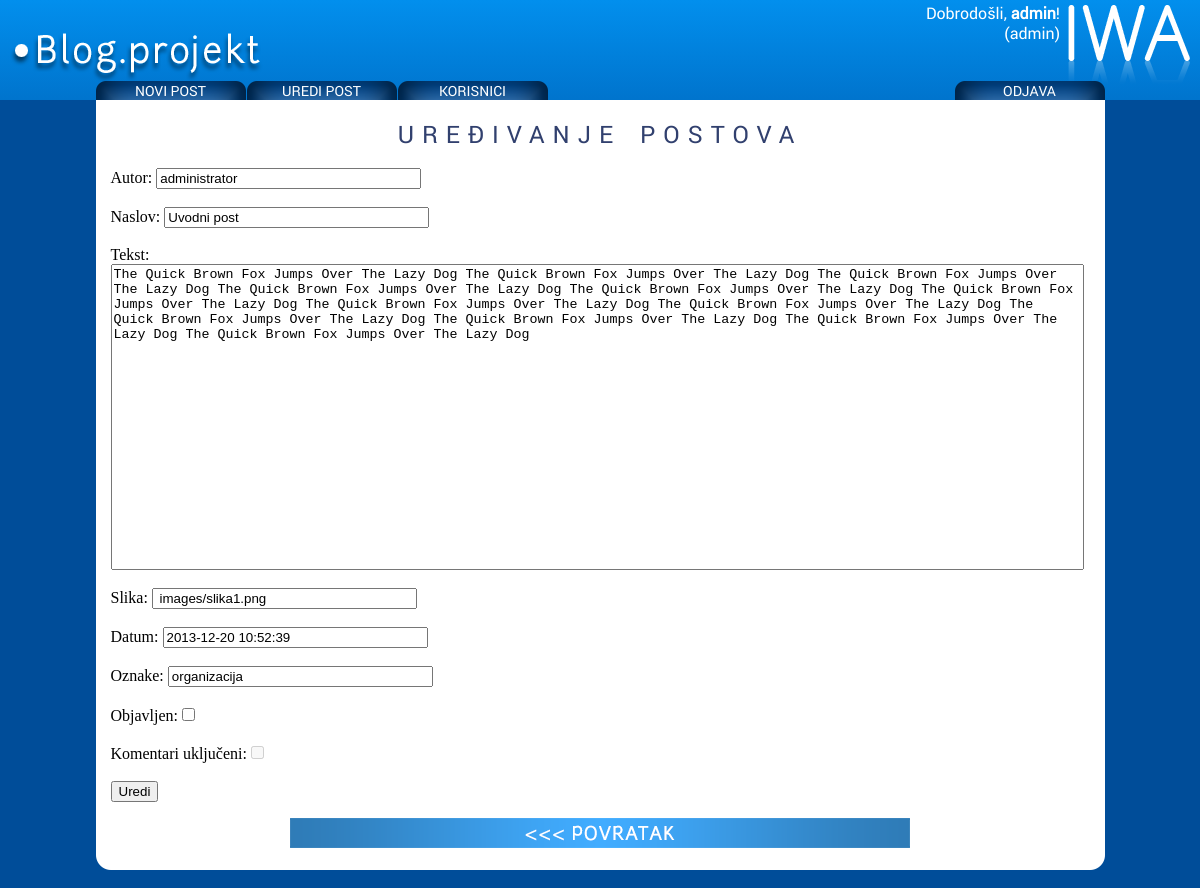
/uredi_post2.php?postid=1 (signed in), run on the app's committed database.
### tables this page shows
CREATE TABLE IF NOT EXISTS `clanak` (
  `clanak_id` int(11) NOT NULL AUTO_INCREMENT,
  `korisnik_id` int(10) NOT NULL,
  `naslov` varchar(100) NOT NULL,
  `tekst` text NOT NULL,
  `slika` varchar(500) NOT NULL,
  `datum` timestamp NOT NULL DEFAULT CURRENT_TIMESTAMP ON UPDATE CURRENT_TIMESTAMP,
  `objavljen` int(11) NOT NULL,
  PRIMARY KEY (`clanak_id`)
);

CREATE TABLE IF NOT EXISTS `korisnik` (
  `korisnik_id` int(10) NOT NULL AUTO_INCREMENT,
  `tip_id` int(10) NOT NULL,
  `korisnicko_ime` varchar(50) NOT NULL,
  `lozinka` varchar(32) NOT NULL,
  `ime` varchar(100) NOT NULL,
  `prezime` varchar(100) NOT NULL,
  `email` varchar(50) NOT NULL,
  `slika` varchar(200) NOT NULL,
  PRIMARY KEY (`korisnik_id`),
  KEY `korisnicko_ime` (`korisnicko_ime`)
);

CREATE TABLE IF NOT EXISTS `oznaka` (
  `oznaka_id` int(11) NOT NULL AUTO_INCREMENT,
  `oznaka` varchar(45) NOT NULL,
  `clanak_id` int(11) NOT NULL,
  PRIMARY KEY (`oznaka_id`)
);

### uredi_post2.php (the view, shortened to what this page needs)
<?php
include('connect.php');
if (isset($_SESSION['login']) && ($_SESSION['user_type'] == 0 || $_SESSION['user_type'] == 1))
{
?>
	<head>
	<link href="style.css" rel="stylesheet" type="text/css"/>
	<?php include('header.php'); ?>
	</head>
	<body>
	<div class="container" align="left">
		<br />
		<div align="center" class="velikinaslov">UREĐIVANJE POSTOVA</div><br />
		<?php
		$post_id = $_GET["postid"];
		$sql = ("SELECT clanak.clanak_id, clanak.naslov, clanak.tekst, clanak.datum, clanak.slika, clanak.objavljen, korisnik.ime, oznaka.oznaka
		FROM clanak
		INNER JOIN korisnik ON clanak.korisnik_id = korisnik.korisnik_id AND clanak.clanak_id = '$post_id'
		INNER JOIN oznaka ON clanak.clanak_id = oznaka.clanak_id");
		$query = mysqli_query($connect, $sql);
		$result= mysqli_fetch_array ($query);
		$ime=$result["ime"];
		$tekst=$result["tekst"];
		$naslov=$result["naslov"];
		$datum=$result["datum"];
		$slika=$result["slika"];
		$oznaka=$result["oznaka"];
		$objavljen =$result["objavljen"];
		?>
		<form action="uredi_post_submit.php" method="post" style="margin-left:15px">
		Autor: <input size=30 type="text" value="<?php echo $ime?>" name="ime"><br><br>
		Naslov: <input size=30 type="text" value="<?php echo $naslov?>" name="naslov"><br><br>
		Tekst: <textarea name="tekst" cols="119" rows="20" style="resize:none"><?php echo $tekst ?></textarea><br><br>
		Slika: <input size=30 type="text" value="<?php echo $slika?>" name="slika"><br><br>
		Datum: <input size=30 type="text" value="<?php if (!empty ($datum)) { echo $datum; } else { echo "N/A"; } ?>" name="datum"><br><br>
		Oznake: <input size=30 type="text" value="<?php if (!empty ($oznaka)) { echo $oznaka; } else { echo "N/A"; } ?>" name="oznaka"><br><br>
		<?php switch ($objavljen)
							{
							case 0:
								echo "Objavljen:<input type='checkbox' name='objavljen'><br><br>";
								echo "Komentari uključeni:<input type='checkbox' name='komentari' disabled><br><br>";
								break;
							}
		?>
		<input type="submit" value="Uredi">
		</form>
	<a href="uredi_post.php"><img src="images/povratak.png" class="center" /></a>
	</div>
	<img class="center" src="images/containerbottom.png"/>
	</body>
<?php
}
?>

### style.css (style rules this page uses)
html { overflow-y: scroll; }
body { margin: 0px; padding: 0px; background-color:#004D99; background-repeat:repeat; }
.container { position:relative; width:1009px; padding:0px; margin-left:auto; margin-right:auto; background-color:#FFFFFF; overflow:hidden; }
.velikinaslov { font-family: "Roboto Regular"; font-size: 24px; color: #31406E; letter-spacing: 8px; word-spacing: 5px; padding: 0px; text-align: center; }
img.center { display: block; margin-left: auto; margin-right: auto; }

### data on the page
clanak: ime "administrator", naslov "Uvodni post", tekst "The Quick Brown Fox Jumps Over The Lazy Dog The Quick Brown Fox Jumps Over The Lazy Dog The Quick Brown Fox Jumps Over The Lazy Dog The Quick Brown Fox Jumps Over The Lazy Dog The Quick Brown Fox Jumps Over The Lazy Dog The Quick Brown Fox Jumps Over The Lazy Dog The Quick Brown Fox Jumps Over The Lazy Dog The Quick Brown Fox Jumps Over The Lazy Dog The Quick Brown Fox Jumps Over The Lazy Dog The Quick Brown Fox Jumps Over The Lazy Dog The Quick Brown Fox Jumps Over The Lazy Dog The Quick Brown Fox Jumps Over The Lazy Dog", slika "images/slika1.png", datum "2013-12-20 10:52:39", oznaka "organizacija"

### other printed values
$user "admin"
